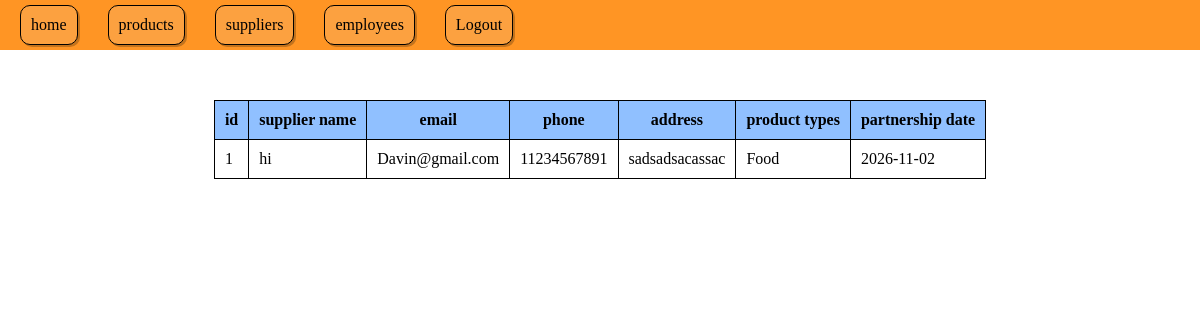
Page /pages/public/suppliers.php on the committed database.
### tables this page shows
CREATE TABLE `suppliers` (
  `supplier_id` int NOT NULL,
  `supplier_name` varchar(100) NOT NULL,
  `email` varchar(100) NOT NULL,
  `phone` varchar(15) NOT NULL,
  `address` text NOT NULL,
  `product_types` varchar(100) NOT NULL,
  `partnership_date` date NOT NULL
);

### repositories/suppliers.php (called while the page is built, shortened)
<?php
require_once __DIR__ . "/../config/database.php";
function getSuppliers(){
    global $pdo;
    $query = "select * from suppliers";
    $stmt = $pdo->prepare($query);
    $stmt->execute();
    $suppliers = $stmt->fetchAll();
    return $suppliers;
}

### pages/public/suppliers.php (the view, shortened to what this page needs)
<?php
require __DIR__ . "/../../repositories/suppliers.php";
$suppliers = getSuppliers();
?>
<!DOCTYPE html>
<html>
<head>
    <link rel="stylesheet" href="../../css/index.css">
</head>
<body>
    <?php
    include_once __DIR__ . "/../../components/public/topbar.php";
    ?>
    <main>
        <table>
            <thead>
                <tr>
                    <th>id</th>
                    <th>supplier name</th>
                    <th>email</th>
                    <th>phone</th>
                    <th>address</th>
                    <th>product types</th>
                    <th>partnership date</th>
                </tr>
            </thead>
            <tbody>
                <?php foreach($suppliers as $supplier):?>
                <tr>
                    <td><?= $supplier['supplier_id']?></td>
                    <td><?= $supplier['supplier_name']?></td>
                    <td><?= $supplier['email']?></td>
                    <td><?= $supplier['phone']?></td>
                    <td><?= $supplier['address']?></td>
                    <td><?= $supplier['product_types']?></td>
                    <td><?= $supplier['partnership_date']?></td>
                </tr>
                <?php endforeach ?>
            </tbody>
        </table>
    </main>
</body>
</html>

### css/base.css (style rules this page uses)
main { display: flex; flex-direction: column; gap: 40px; align-items: center; justify-content: center; padding: 50px 0px; }
* { margin: 0; padding: 0; overflow-x: hidden; }

### css/components/admin/table.css (style rules this page uses)
table, th, td { border: 1px solid black; border-collapse: collapse; }
th, td { padding: 10px; }
th { background-color: rgb(144, 192, 255); }

### rows in the picture
suppliers: supplier_id "1", supplier_name "hi", email "Davin@gmail.com", phone "11234567891", address "sadsadsacassac", product_types "Food", partnership_date "2026-11-02"

### other values in the picture
$pro "products"
$sup "suppliers"
$emp "employees"
